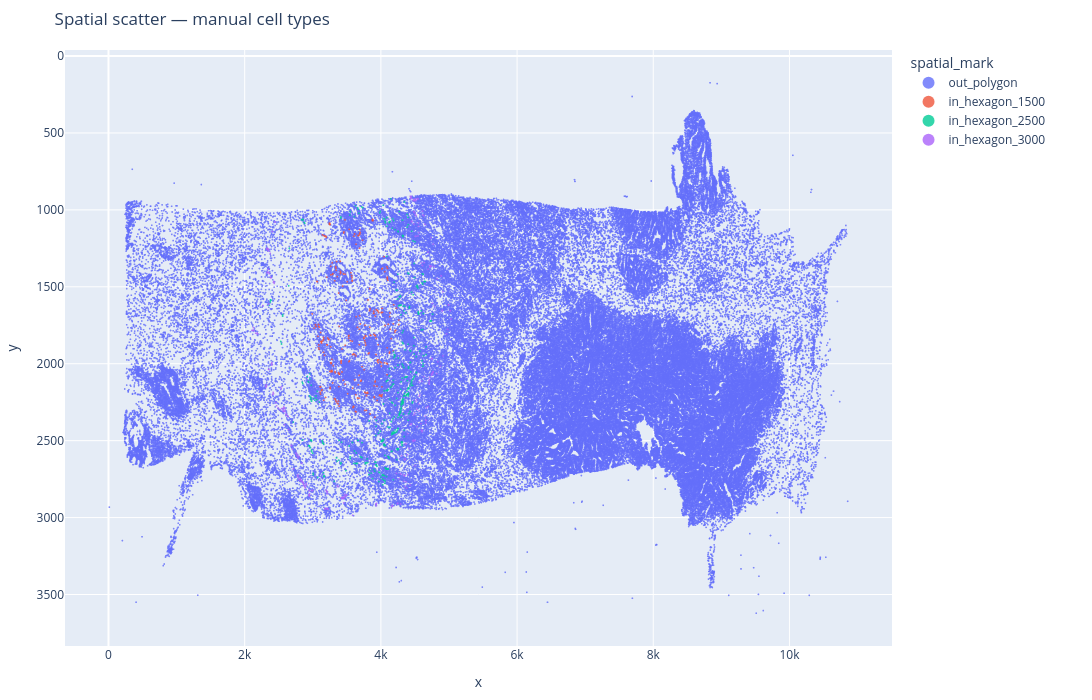

The notebook cell this image was saved under:
### Code cell
plot_adata(adata_spat,"spatial_mark", plot_type="spatial")

### Figure 1 — Plotly figure (JSON) as saved in the notebook; plotly's stock layout.template omitted (floating-point values rounded to 4 significant figures; data arrays with more than 128 entries replaced by an {"elided": "..."} marker saying what was removed)
{"data": [{"hovertemplate": "<b>%{hovertext}</b><br><br>spatial_mark=out_polygon<br>x=%{x}<br>y=%{y}<extra></extra>", "hovertext": {"elided": "112331 str values"}, "legendgroup": "out_polygon", "marker": {"color": "#636efa", "opacity": 0.8, "size": 2, "symbol": "circle"}, "mode": "markers", "name": "out_polygon", "showlegend": true, "type": "scattergl", "x": {"elided": "112331 float values"}, "xaxis": "x", "y": {"elided": "112331 float values"}, "yaxis": "y"}, {"hovertemplate": "<b>%{hovertext}</b><br><br>spatial_mark=in_hexagon_1500<br>x=%{x}<br>y=%{y}<extra></extra>", "hovertext": {"elided": "264 str values"}, "legendgroup": "in_hexagon_1500", "marker": {"color": "#EF553B", "opacity": 0.8, "size": 2, "symbol": "circle"}, "mode": "markers", "name": "in_hexagon_1500", "showlegend": true, "type": "scattergl", "x": {"elided": "264 float values"}, "xaxis": "x", "y": {"elided": "264 float values"}, "yaxis": "y"}, {"hovertemplate": "<b>%{hovertext}</b><br><br>spatial_mark=in_hexagon_2500<br>x=%{x}<br>y=%{y}<extra></extra>", "hovertext": {"elided": "403 str values"}, "legendgroup": "in_hexagon_2500", "marker": {"color": "#00cc96", "opacity": 0.8, "size": 2, "symbol": "circle"}, "mode": "markers", "name": "in_hexagon_2500", "showlegend": true, "type": "scattergl", "x": {"elided": "403 float values"}, "xaxis": "x", "y": {"elided": "403 float values"}, "yaxis": "y"}, {"hovertemplate": "<b>%{hovertext}</b><br><br>spatial_mark=in_hexagon_3000<br>x=%{x}<br>y=%{y}<extra></extra>", "hovertext": {"elided": "275 str values"}, "legendgroup": "in_hexagon_3000", "marker": {"color": "#ab63fa", "opacity": 0.8, "size": 2, "symbol": "circle"}, "mode": "markers", "name": "in_hexagon_3000", "showlegend": true, "type": "scattergl", "x": {"elided": "275 float values"}, "xaxis": "x", "y": {"elided": "275 float values"}, "yaxis": "y"}], "layout": {"height": 700, "legend": {"bgcolor": "rgba(255,255,255,0.5)", "itemsizing": "constant", "title": {"text": "spatial_mark"}, "tracegroupgap": 0, "traceorder": "normal", "x": 1.02, "y": 1}, "margin": {"b": 20, "l": 20, "r": 200, "t": 50}, "title": {"text": "Spatial scatter — manual cell types"}, "width": 1600, "xaxis": {"anchor": "y", "domain": [0, 1], "title": {"text": "x"}}, "yaxis": {"anchor": "x", "autorange": "reversed", "domain": [0, 1], "title": {"text": "y"}}}}
